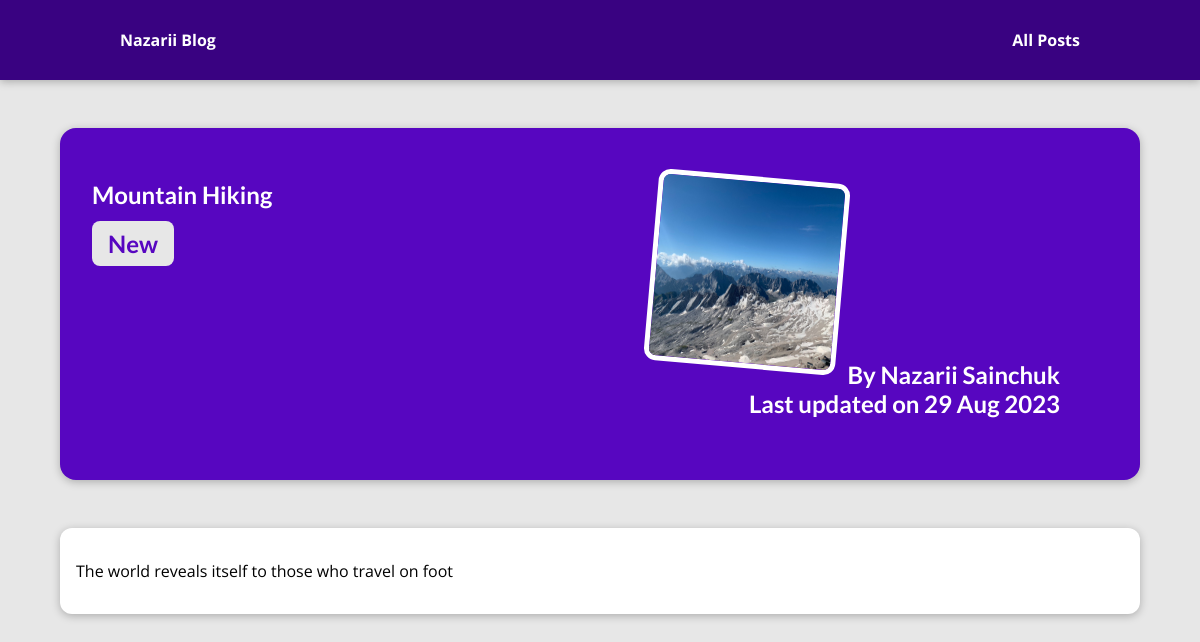
/posts/hike-in-the-mountsins, run on the app's committed database.
### blog/models.py (models this page shows, shortened)
class Post(models.Model):
    title = models.CharField(max_length = 150)
    excerpt = models.CharField(max_length = 200)
    image_name = models.CharField(max_length = 100)
    date = models.DateField(auto_now=True)
    slug = models.SlugField(unique=True, db_index=True)
    content = models.TextField(validators=[MinLengthValidator(10)])
    author = models.ForeignKey(
        Author, on_delete=models.SET_NULL, null=True, related_name="posts")
    tags = models.ManyToManyField(Tag)

class Tag(models.Model):
    caption = models.CharField(max_length=25)

class Author(models.Model):
    first_name = models.CharField(max_length = 100)
    last_name = models.CharField(max_length = 100)
    e_mail = models.EmailField()
    def full_name(self):
        return f"{self.first_name} {self.last_name}"
    def __str__(self):
        return self.full_name()

### blog/views.py (the view)
# urls.py: path("posts/<slug:slug>", views.post_detail,
def post_detail(request, slug):
  identefied_post = get_object_or_404(Post, slug=slug)
  return render(request, "blog/post-detail.html", {
    "post": identefied_post,
    "post_tags": identefied_post.tags.all()
  })

### blog/templates/blog/post-detail.html (shortened to what this page needs)
{% extends "base.html" %}
{% load static %}
{% block css_files %}
    <link rel="stylesheet" href="{% static "blog/post-detail.css" %}">
{% endblock css_files %}
{% block content %}
    <section id="summary">
        <h2>{{post.title}}<h2>
        <div>
            {% for tag in post_tags %}
                <span class="tag">{{tag.caption}}</span>
            {% endfor %}
        </div>
        <article>
            <img src="{% static "blog/images/"|add:post.image_name %}" alt="{{post.title}}">
            <adress>By <a href="mailto:{{ post.author.e_mail }}">{{post.author|title}}</a></adress>
            <div>
                Last updated on <time>{{post.date|date:"d M Y"}}</time>
            </div>
        </article>
    </section>
    <main>
        {{post.content|linebreaks}}
    </main>
{% endblock content %}

### templates/base.html (shortened to what this page needs)
{% load static %}
<!DOCTYPE html>
<html lang="en">
    <link rel="stylesheet" href="{% static "app.css" %}">
    {% block css_files %}{% endblock css_files %}
<body>
    <header id="main-navigation">
        </h1><a href="{% url "starting-page" %}">Nazarii Blog</a></h1>
        <nav>
            <a href="{% url "posts-page" %}">All Posts</a>
        </nav>
    </header>
    {% block content %}
    {% endblock content %}
</body>
</html>

### static/app.css (style rules this page uses)
* { box-sizing: border-box; }
html { font-family: 'Open Sans', 'Lato', sans-serif; }
body { margin: 0; }
h1, h2, h3 { font-family: 'Lato', sans-serif; font-weight: bold; }
#main-navigation { width: 100%; height: 5rem; display: flex; justify-content: space-between; align-items: center; padding: 0 10%; position: absolute; top: 0; left: 0; }
#main-navigation a { text-decoration: none; color: white; font-weight: bold; }
#main-navigation { background-color: #390281; box-shadow: 0 2px 8px rgba(0, 0, 0, 0.25); }

### blog/static/blog/post-detail.css (style rules this page uses)
body { background-color: #e7e7e7; }
#summary { margin: 8rem auto 3rem auto; padding: 2rem; width: 90%; max-width: 90rem; border-radius: 16px; background-color: #5706c0; position: relative; box-shadow: 0 2px 8px rgba(0, 0, 0, 0.25); height: 22rem; }
#summary h2 { color: white; font-size: 1.5rem; margin-bottom: 0.25rem; }
#summary article { position: absolute; top: 2rem; right: 3rem; padding: 1rem 2rem; border-radius: 12px; text-align: right; color: white; }
#summary article img { width: 12rem; height: 12rem; border-radius: 12px; transform: rotateZ(5deg); border: 5px solid white; margin-bottom: 1rem; }
#summary a { color: white; text-decoration: none; }
#summary time { font-weight: bold; }
main { width: 90%; max-width: 90rem; margin: 3rem auto; background-color: white; padding: 1rem; border-radius: 12px; box-shadow: 0 2px 8px rgba(0, 0, 0, 0.25); }
.tag { background-color: #e7e7e7; color: #5706c0; padding: 0.5rem 1rem; border-radius: 8px; }

### data on the page
Post: title "Mountain Hiking", image_name (picture), author "Nazarii Sainchuk", date "29 Aug 2023", content "The world reveals itself to those who travel on foot"
Tag: caption "New"
